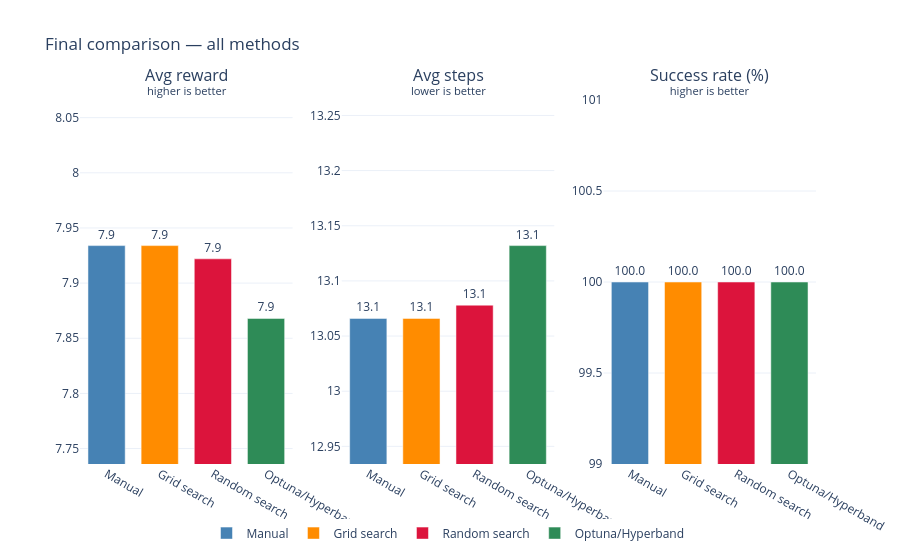

The notebook cell this image was saved under:
### Markdown cell above
### Final scores

### Code cell
methods = summary["Method"].tolist()

# Display the summary table with conditional formatting

def highlight_max_min(s):
    if s.name == 'Avg reward' or s.name == 'Success rate':
        is_max = s == s.max()
        return ['background-color: lightgreen' if v else '' for v in is_max]
    elif s.name == 'Avg steps':
        is_min = s == s.min()
        return ['background-color: lightgreen' if v else '' for v in is_min]
    return ['' for _ in s]

styled_summary = summary.style.apply(highlight_max_min, axis=0)

print("\nFinal Comparison Table:")
display(styled_summary)

fig = make_subplots(rows=1, cols=3, subplot_titles=[
    "Avg reward<br><sup>higher is better</sup>",
    "Avg steps<br><sup>lower is better</sup>",
    "Success rate (%)<br><sup>higher is better</sup>",
])

colors = ["steelblue", "darkorange", "crimson", "seagreen"]

for j, (col, vals) in enumerate([
    ("Avg reward",   [manual_r, grid_r, random_r, optuna_r]),
    ("Avg steps",    [manual_s, grid_s, random_s, optuna_s]),
    ("Success rate", [manual_sr*100, grid_sr*100, random_sr*100, optuna_sr*100]),
], 1):
    for i, (method, val) in enumerate(zip(methods, vals)):
        fig.add_trace(go.Bar(
            x=[method], y=[val],
            marker_color=colors[i],
            text=f"{val:.1f}", textposition="outside",
            showlegend=(j == 1),
            name=method,
        ), row=1, col=j)
    spread = max(vals) - min(vals)
    fig.update_yaxes(range=[min(vals) - spread*2, max(vals) + spread*2], row=1, col=j)

fig.update_layout(
    title="Final comparison — all methods",
    template="plotly_white",
    bargap=0.3,
    legend=dict(orientation="h", y=-0.15, x=0.5, xanchor="center"),
)
fig.show()

### Figure 1 — Plotly figure (JSON) as saved in the notebook; plotly's stock layout.template omitted (floating-point values rounded to 4 significant figures)
{"data": [{"marker": {"color": "steelblue"}, "name": "Manual", "showlegend": true, "text": "7.9", "textposition": "outside", "type": "bar", "x": ["Manual"], "xaxis": "x", "y": [7.934], "yaxis": "y"}, {"marker": {"color": "darkorange"}, "name": "Grid search", "showlegend": true, "text": "7.9", "textposition": "outside", "type": "bar", "x": ["Grid search"], "xaxis": "x", "y": [7.934], "yaxis": "y"}, {"marker": {"color": "crimson"}, "name": "Random search", "showlegend": true, "text": "7.9", "textposition": "outside", "type": "bar", "x": ["Random search"], "xaxis": "x", "y": [7.922], "yaxis": "y"}, {"marker": {"color": "seagreen"}, "name": "Optuna/Hyperband", "showlegend": true, "text": "7.9", "textposition": "outside", "type": "bar", "x": ["Optuna/Hyperband"], "xaxis": "x", "y": [7.868], "yaxis": "y"}, {"marker": {"color": "steelblue"}, "name": "Manual", "showlegend": false, "text": "13.1", "textposition": "outside", "type": "bar", "x": ["Manual"], "xaxis": "x2", "y": [13.07], "yaxis": "y2"}, {"marker": {"color": "darkorange"}, "name": "Grid search", "showlegend": false, "text": "13.1", "textposition": "outside", "type": "bar", "x": ["Grid search"], "xaxis": "x2", "y": [13.07], "yaxis": "y2"}, {"marker": {"color": "crimson"}, "name": "Random search", "showlegend": false, "text": "13.1", "textposition": "outside", "type": "bar", "x": ["Random search"], "xaxis": "x2", "y": [13.08], "yaxis": "y2"}, {"marker": {"color": "seagreen"}, "name": "Optuna/Hyperband", "showlegend": false, "text": "13.1", "textposition": "outside", "type": "bar", "x": ["Optuna/Hyperband"], "xaxis": "x2", "y": [13.13], "yaxis": "y2"}, {"marker": {"color": "steelblue"}, "name": "Manual", "showlegend": false, "text": "100.0", "textposition": "outside", "type": "bar", "x": ["Manual"], "xaxis": "x3", "y": [100], "yaxis": "y3"}, {"marker": {"color": "darkorange"}, "name": "Grid search", "showlegend": false, "text": "100.0", "textposition": "outside", "type": "bar", "x": ["Grid search"], "xaxis": "x3", "y": [100], "yaxis": "y3"}, {"marker": {"color": "crimson"}, "name": "Random search", "showlegend": false, "text": "100.0", "textposition": "outside", "type": "bar", "x": ["Random search"], "xaxis": "x3", "y": [100], "yaxis": "y3"}, {"marker": {"color": "seagreen"}, "name": "Optuna/Hyperband", "showlegend": false, "text": "100.0", "textposition": "outside", "type": "bar", "x": ["Optuna/Hyperband"], "xaxis": "x3", "y": [100], "yaxis": "y3"}], "layout": {"annotations": [{"font": {"size": 16}, "showarrow": false, "text": "Avg reward<br><sup>higher is better</sup>", "x": 0.1444, "xanchor": "center", "xref": "paper", "y": 1, "yanchor": "bottom", "yref": "paper"}, {"font": {"size": 16}, "showarrow": false, "text": "Avg steps<br><sup>lower is better</sup>", "x": 0.5, "xanchor": "center", "xref": "paper", "y": 1, "yanchor": "bottom", "yref": "paper"}, {"font": {"size": 16}, "showarrow": false, "text": "Success rate (%)<br><sup>higher is better</sup>", "x": 0.8556, "xanchor": "center", "xref": "paper", "y": 1, "yanchor": "bottom", "yref": "paper"}], "bargap": 0.3, "legend": {"orientation": "h", "x": 0.5, "xanchor": "center", "y": -0.15}, "title": {"text": "Final comparison — all methods"}, "xaxis": {"anchor": "y", "domain": [0, 0.2889]}, "xaxis2": {"anchor": "y2", "domain": [0.3556, 0.6444]}, "xaxis3": {"anchor": "y3", "domain": [0.7111, 1]}, "yaxis": {"anchor": "x", "domain": [0, 1], "range": [7.736, 8.066]}, "yaxis2": {"anchor": "x2", "domain": [0, 1], "range": [12.93, 13.26]}, "yaxis3": {"anchor": "x3", "domain": [0, 1], "range": [100, 100]}}}
